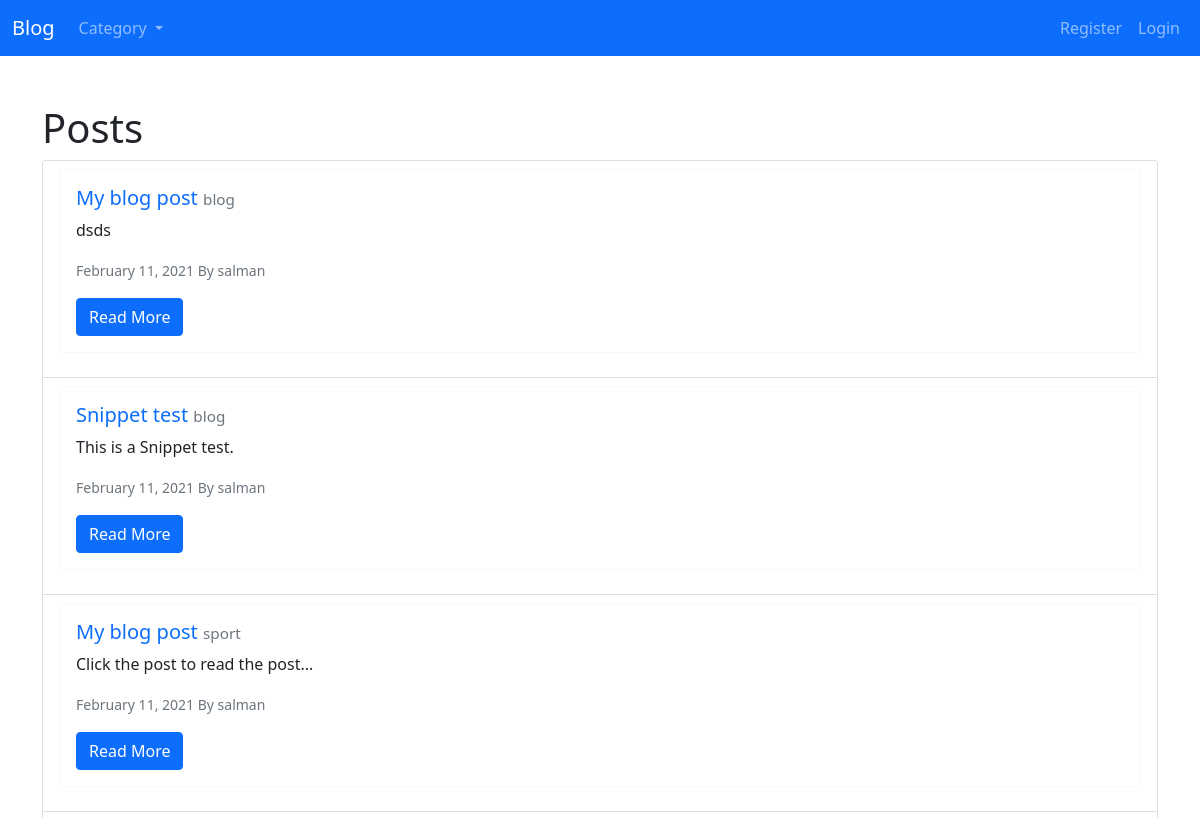
/ (upper part), run on an earlier commit of the app's database.
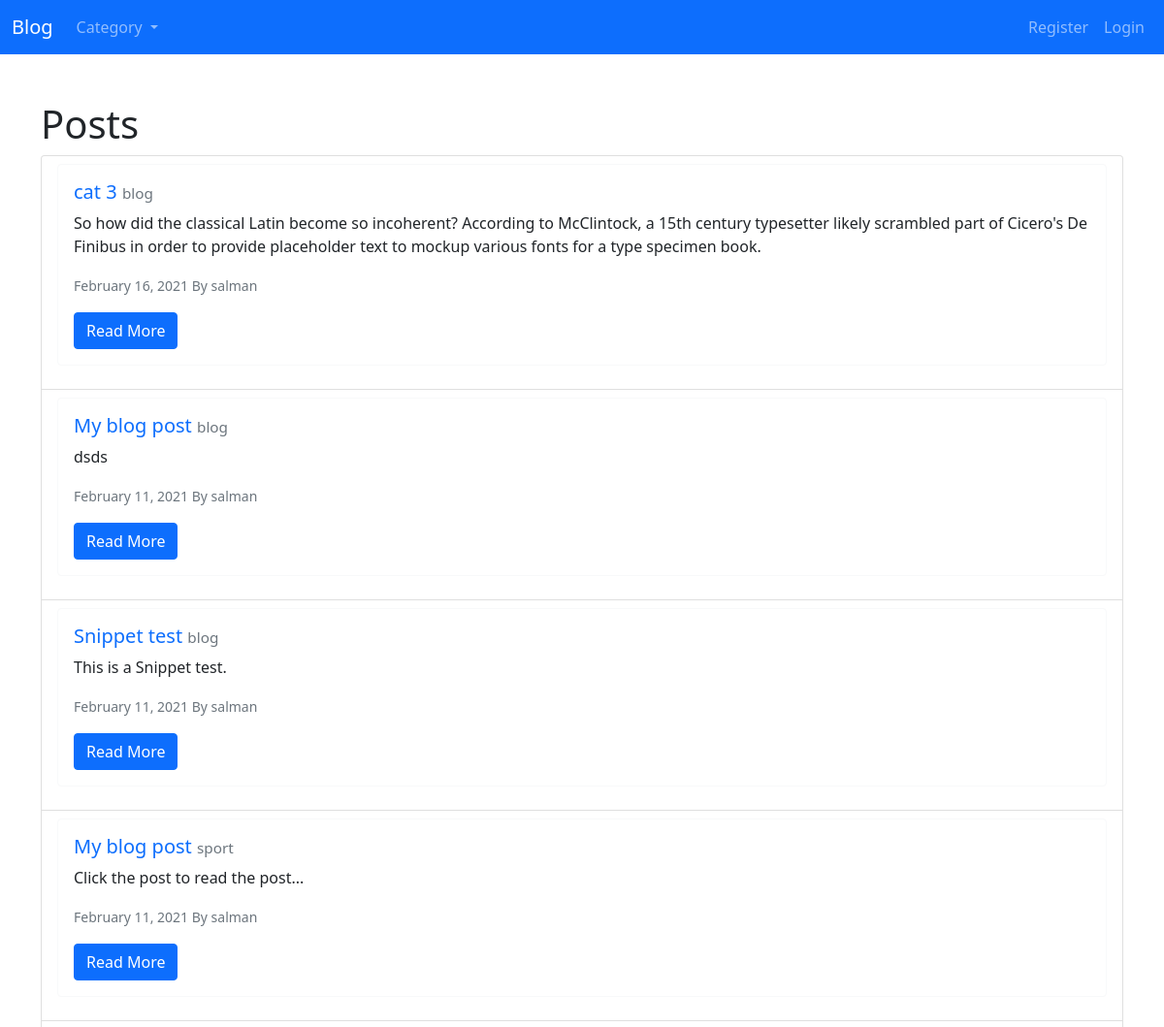
And on a later commit of the database.
### post/models.py (models this page shows, shortened)
class Post(models.Model):
    title = models.CharField(max_length=255)
    image = models.ImageField(null=True, blank=True, upload_to='images/')
    author = models.ForeignKey(User, on_delete=models.CASCADE)
    body = RichTextField(blank=True, null=True)
    created_at = models.DateTimeField(auto_now_add=True, blank=True)
    category = models.CharField(max_length=255, default='blog')
    snippet = models.CharField(max_length=255)
    likes = models.ManyToManyField(User, related_name='posts')
    class Meta:
        db_table = 'posts'

### post/views.py (the view)
# urls.py: path('', PostListView.as_view(), name='post_list_view'),
class PostListView(generic.ListView):
    model = Post
    template_name = 'post_list.html'
    ordering = ('-created_at')
    def get_context_data(self, **kwargs):
        context = super().get_context_data(**kwargs)
        context['category_menu'] = Category.objects.all()
        return context

### post/models.py (called while the page is built)
    def __str__(self):
        return self.name

### post/templates/post_list.html (shortened to what this page needs)
{% extends 'base.html' %}
{% block content %}
<h1>Posts</h1>
<ul class="list-group">
    {% for post in post_list %}
    <li class="list-group-item">
        <div class="card border-light mb-3">
            <div class="card-body">
                <h5 class="card-title">
                    <a href="{% url 'post_detail_view' post.pk %}" class="text-decoration-none">{{ post.title }}</a>
                    <small class="text-muted">
                        <a href="{% url 'category' post.category|slugify %}" class="text-secondary"
                            style="text-decoration: none;"><small class="text-muted">{{ post.category }}</small> </a>
                    </small>
                </h5>
                <p class="card-text">{{ post.snippet|safe }}</p>
                <p class="card-text">
                    <small class="text-muted">{{ post.created_at|date:'F d, Y' }} By {{ post.author}}</small>
                </p>
                <a href="{% url 'post_detail_view' post.pk %}" class="btn btn-primary">Read More</a>
            </div>
        </div>
    </li>
    {% endfor %}
</ul>
{% endblock %}

### post/templates/base.html (shortened to what this page needs)
<!doctype html>
<html lang="en">
<head>
    <link href="https://cdn.jsdelivr.net/npm/bootstrap@5.0.0-beta1/dist/css/bootstrap.min.css" rel="stylesheet"
>
</head>
<body>
    <nav class="navbar navbar-expand-lg navbar-dark bg-primary">
        <div class="container-fluid">
            <a class="navbar-brand" href="{% url 'post_list_view' %}">Blog</a>
            <div class="collapse navbar-collapse" id="navbarNav">
                <ul class="navbar-nav me-auto mb-2 mb-lg-0">
                    {% if category_menu %}
                    <li class="nav-item dropdown">
                        <a class="nav-link dropdown-toggle" href="#" id="navbarDropdown" role="button"
                            data-bs-toggle="dropdown" aria-expanded="false">
                            Category
                        </a>
                    </li>
                    {% else %}
                    <li class="nav-item">
                        <a class="nav-link" href="{% url 'category_list' %}">Category</a>
                    </li>
                    {% endif %}
                </ul>
                <ul class="navbar-nav ms-auto mb-2 mb-lg-0">
                    {% if user.is_authenticated %}
                    <li class="nav-item dropdown">
                        <a class="nav-link dropdown-toggle" href="#" id="navbarDropdown" role="button"
                            data-bs-toggle="dropdown" aria-expanded="false">
                            {{ user.first_name }}
                            {{ user.last_name }}
                        </a>
                        <ul class="dropdown-menu" aria-labelledby="navbarDropdown">
                            {% if user.profile.id %}
                            <li><a class="dropdown-item" href="{% url 'profile_page' user.profile.id %}">Profile
                                    Page</a></li>
                            <li><a class="dropdown-item" href="{% url 'edit_profile_page' user.profile.id %}">Edit
                                    Profile Page</a></li>
                            {% else %}
                            <li><a class="dropdown-item" href="{% url 'create_profile_page' %}">Create Profile Page</a>
                            </li>
                            {% endif %}
                            <li><a class="dropdown-item" href="{% url 'edit_profile' %}">Edit Setting</a></li>
                            <li><a class="dropdown-item" href="{% url 'logout' %}">Logout</a></li>
                        </ul>
                    </li>
                    {% else %}
                    <li class="nav-item">
                        <a class="nav-link" href="{% url 'register' %}">Register</a>
                    </li>
                    <li class="nav-item">
                        <a class="nav-link" href="{% url 'login' %}">Login</a>
                    </li>
                    {% endif %}
                </ul>
            </div>
        </div>
    </nav>
    <br></br>
    <div class="container">
        {% block content %}
        {% endblock %}
    </div>
</body>
</html>

What changed in the data, as far as the page shows it:
added Post: title "cat 3", category "blog", snippet "So how did the classical Latin become so incoherent? According to McClintock, a 15th century typesetter likely scrambled part of Cicero's De Finibus in order to provide placeholder text to mockup various fonts for a type specimen book.", created_at "February 16, 2021", author "salman"
